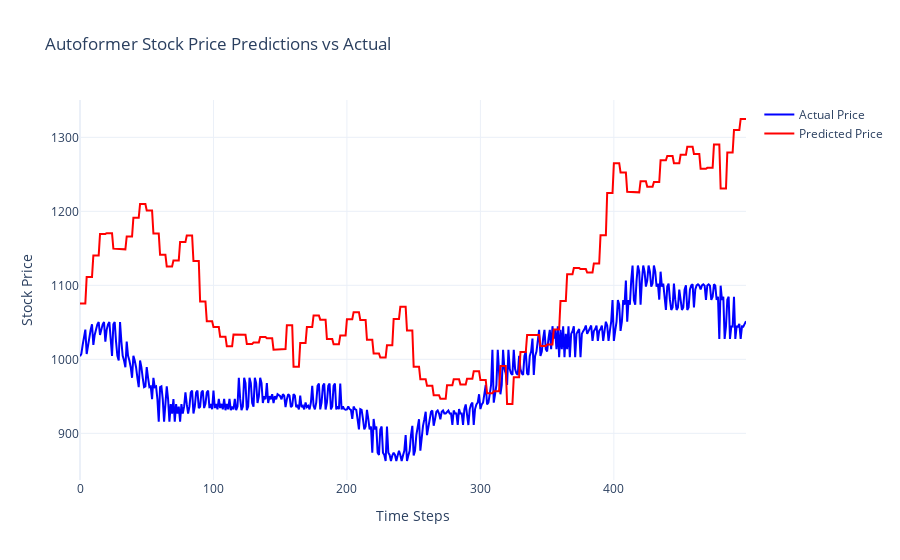

The notebook cell saved with this chart:
### Markdown cell above
## 8. Visualizations & Analysis

### Code cell
# Comprehensive Visualizations
if 'pred_inv' in locals() and 'target_inv' in locals():
    print("📊 Creating comprehensive visualizations...")
    
    # 1. Predictions vs Actual Comparison
    plt.figure(figsize=(15, 10))
    
    # Time series comparison
    plt.subplot(2, 3, 1)
    n_show = min(200, len(pred_inv))  # Show first 200 points for clarity
    plt.plot(target_inv[:n_show], label='Actual', color='blue', alpha=0.7, linewidth=1)
    plt.plot(pred_inv[:n_show], label='Predicted', color='red', alpha=0.7, linewidth=1)
    plt.xlabel('Time Steps')
    plt.ylabel('Stock Price')
    plt.title('Actual vs Predicted Stock Prices')
    plt.legend()
    plt.grid(True, alpha=0.3)
    
    # Scatter plot
    plt.subplot(2, 3, 2)
    plt.scatter(target_inv, pred_inv, alpha=0.5, s=1)
    plt.plot([target_inv.min(), target_inv.max()], [target_inv.min(), target_inv.max()], 'r--', lw=2)
    plt.xlabel('Actual Price')
    plt.ylabel('Predicted Price')
    plt.title('Predicted vs Actual Scatter Plot')
    plt.grid(True, alpha=0.3)
    
    # Residuals
    plt.subplot(2, 3, 3)
    residuals = target_inv - pred_inv
    plt.scatter(pred_inv, residuals, alpha=0.5, s=1)
    plt.axhline(y=0, color='r', linestyle='--')
    plt.xlabel('Predicted Price')
    plt.ylabel('Residuals')
    plt.title('Residual Plot')
    plt.grid(True, alpha=0.3)
    
    # Error distribution
    plt.subplot(2, 3, 4)
    plt.hist(residuals, bins=50, alpha=0.7, color='skyblue', edgecolor='black')
    plt.xlabel('Prediction Error')
    plt.ylabel('Frequency')
    plt.title('Error Distribution')
    plt.grid(True, alpha=0.3)
    
    # Cumulative error
    plt.subplot(2, 3, 5)
    cumulative_error = np.cumsum(np.abs(residuals))
    plt.plot(cumulative_error, color='green', alpha=0.7)
    plt.xlabel('Time Steps')
    plt.ylabel('Cumulative Absolute Error')
    plt.title('Cumulative Prediction Error')
    plt.grid(True, alpha=0.3)
    
    # Error percentage
    plt.subplot(2, 3, 6)
    error_pct = np.abs(residuals) / target_inv * 100
    plt.hist(error_pct, bins=50, alpha=0.7, color='orange', edgecolor='black')
    plt.xlabel('Absolute Error Percentage')
    plt.ylabel('Frequency')
    plt.title('Error Percentage Distribution')
    plt.grid(True, alpha=0.3)
    
    plt.tight_layout()
    plt.show()
    
    # 2. Interactive Plotly Visualization
    print("📈 Creating interactive visualizations...")
    
    # Create interactive time series plot
    fig = go.Figure()
    
    # Add actual prices
    fig.add_trace(go.Scatter(
        x=list(range(len(target_inv[:500]))),  # Show first 500 points
        y=target_inv[:500],
        mode='lines',
        name='Actual Price',
        line=dict(color='blue', width=2)
    ))
    
    # Add predicted prices
    fig.add_trace(go.Scatter(
        x=list(range(len(pred_inv[:500]))),
        y=pred_inv[:500],
        mode='lines',
        name='Predicted Price',
        line=dict(color='red', width=2)
    ))
    
    fig.update_layout(
        title='Autoformer Stock Price Predictions vs Actual',
        xaxis_title='Time Steps',
        yaxis_title='Stock Price',
        hovermode='x unified',
        template='plotly_white'
    )
    
    fig.show()
    
    # 3. Performance Metrics Visualization
    print("📊 Creating performance metrics visualization...")
    
    # Create metrics comparison
    metrics_names = list(metrics.keys())
    metrics_values = list(metrics.values())
    
    # Normalize values for better visualization
    normalized_values = []
    for i, (name, value) in enumerate(zip(metrics_names, metrics_values)):
        if name in ['MSE', 'RMSE', 'MAE']:
            normalized_values.append(value / max(metrics_values[:3]))  # Normalize first 3 metrics
        elif name in ['MAPE', 'Directional_Accuracy']:
            normalized_values.append(value / 100)  # Convert percentage to 0-1
        else:
            normalized_values.append(abs(value))  # Take absolute value for others
    
    plt.figure(figsize=(12, 8))
    
    # Bar plot of metrics
    plt.subplot(2, 2, 1)
    bars = plt.bar(range(len(metrics_names)), normalized_values, alpha=0.7, color='skyblue')
    plt.xticks(range(len(metrics_names)), metrics_names, rotation=45, ha='right')
    plt.ylabel('Normalized Values')
    plt.title('Model Performance Metrics')
    plt.grid(True, alpha=0.3)
    
    # Add value labels on bars
    for bar, value in zip(bars, metrics_values):
        height = bar.get_height()
        plt.text(bar.get_x() + bar.get_width()/2., height + 0.01,
                f'{value:.4f}', ha='center', va='bottom', fontsize=8)
    
    # Error analysis
    plt.subplot(2, 2, 2)
    error_analysis = {
        'Mean Error': np.mean(residuals),
        'Std Error': np.std(residuals),
        'Max Error': np.max(np.abs(residuals)),
        'Min Error': np.min(np.abs(residuals))
    }
    
    plt.bar(error_analysis.keys(), error_analysis.values(), alpha=0.7, color='lightcoral')
    plt.title('Error Analysis')
    plt.ylabel('Error Value')
    plt.xticks(rotation=45)
    plt.grid(True, alpha=0.3)
    
    # Directional accuracy by time period
    plt.subplot(2, 2, 3)
    window_size = 50
    directional_acc = []
    for i in range(0, len(target_inv) - window_size, window_size):
        target_dir = np.sign(np.diff(target_inv[i:i+window_size]))
        pred_dir = np.sign(np.diff(pred_inv[i:i+window_size]))
        acc = np.mean(target_dir == pred_dir) * 100
        directional_acc.append(acc)
    
    plt.plot(directional_acc, marker='o', alpha=0.7, color='green')
    plt.xlabel('Time Windows')
    plt.ylabel('Directional Accuracy (%)')
    plt.title('Directional Accuracy Over Time')
    plt.grid(True, alpha=0.3)
    
    # Prediction confidence (based on error magnitude)
    plt.subplot(2, 2, 4)
    confidence = 1 - (np.abs(residuals) / target_inv)
    plt.hist(confidence, bins=30, alpha=0.7, color='lightgreen', edgecolor='black')
    plt.xlabel('Prediction Confidence')
    plt.ylabel('Frequency')
    plt.title('Prediction Confidence Distribution')
    plt.grid(True, alpha=0.3)
    
    plt.tight_layout()
    plt.show()
    
    # 4. Feature Importance Analysis (if available)
    print("🔍 Analyzing feature importance...")
    
    # Create feature correlation with target
    if 'engineered_data' in locals():
        feature_correlations = {}
        for feature in feature_cols[:20]:  # Analyze top 20 features
            if feature in engineered_data.columns:
                corr = engineered_data[feature].corr(engineered_data[CONFIG['target_col']])
                feature_correlations[feature] = abs(corr)
        
        # Sort by correlation
        sorted_features = sorted(feature_correlations.items(), key=lambda x: x[1], reverse=True)
        
        plt.figure(figsize=(12, 6))
        features, correlations = zip(*sorted_features[:15])  # Top 15 features
        
        plt.barh(range(len(features)), correlations, alpha=0.7, color='lightblue')
        plt.yticks(range(len(features)), features)
        plt.xlabel('Absolute Correlation with Target')
        plt.title('Feature Correlation with Stock Price')
        plt.grid(True, alpha=0.3)
        plt.tight_layout()
        plt.show()
    
    print("✅ All visualizations completed!")
    
else:
    print("❌ No prediction data available for visualization!")

### Figure 1 — Plotly figure (JSON) as saved in the notebook; plotly's stock layout.template omitted (floating-point values rounded to 4 significant figures; data arrays with more than 128 entries replaced by an {"elided": "..."} marker saying what was removed)
{"data": [{"line": {"color": "blue", "width": 2}, "mode": "lines", "name": "Actual Price", "type": "scatter", "x": {"elided": "500 int values"}, "y": {"elided": "500 float values"}}, {"line": {"color": "red", "width": 2}, "mode": "lines", "name": "Predicted Price", "type": "scatter", "x": {"elided": "500 int values"}, "y": {"elided": "500 float values"}}], "layout": {"hovermode": "x unified", "title": {"text": "Autoformer Stock Price Predictions vs Actual"}, "xaxis": {"title": {"text": "Time Steps"}}, "yaxis": {"title": {"text": "Stock Price"}}}}
